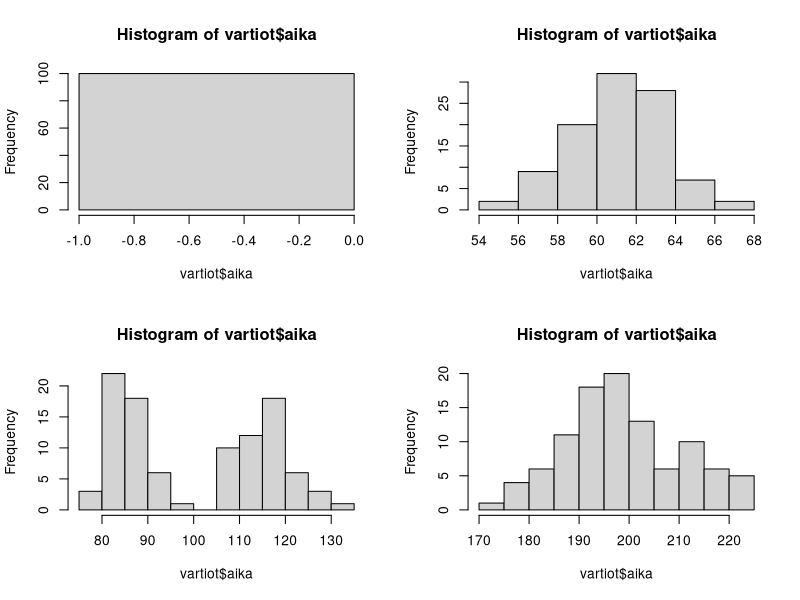

Write R code to recreate this figure.
## ---- chunk 1
lkm <- 100
vartionnimi <- paste("Vartio", 1:lkm)
aika <- replicate(lkm, 0)
vartiot <- data.frame(vartionnimi, aika)

simuloirasti <- function(ka_aika, hajauma, vartiot, suorituspisteet){
  
  vapaat_suorituspisteet <- suorituspisteet
  tilanne <- replicate(nrow(vartiot), "saapumatta")
  vartiot <- cbind(vartiot, tilanne)
  aloitusaika <- vartiot$aika[1] - 1
  kello = 0
  
  while(!all(vartiot$tilanne == "valmis") & kello < 10000){
    # Edistä rastin kelloa minuutilla
    kello <- kello + 1
    
    # Siirrä saapuvat vartiot odottamaan
    saapuvat <- (1:nrow(vartiot))[vartiot$aika <= kello & vartiot$tilanne == "saapumatta"]
    saapuvat <- saapuvat[!is.na(saapuvat)]
    if(length(saapuvat >= 1)){
      vartiot[, ]$tilanne <- "odottaa"
    }
    
    # Siirrä odottavat vartiot vapaille suorituspisteille
    # TODO Lisää jonotusvuorot
    if(vapaat_suorituspisteet >= 1 && any(vartiot$tilanne == "odottaa")){
      suorittamaan <- (1:nrow(vartiot))[vartiot$tilanne == "odottaa"][1:vapaat_suorituspisteet]
      suorittamaan <- suorittamaan[!is.na(suorittamaan)]
      
      if(length(suorittamaan) >= 1){
        vartiot[suorittamaan, ]$tilanne <- "suorittaa"
        vartiot[suorittamaan, ]$aika <- kello + rgamma(length(suorittamaan), shape = ka_aika/hajauma, scale = hajauma)
        vapaat_suorituspisteet <- vapaat_suorituspisteet - length(suorittamaan)
      }
    }
    

    # Siirrä valmiit vartiot pois suorituspisteiltä
    valmistuvat <- (1:nrow(vartiot))[vartiot$aika <= kello & vartiot$tilanne == "suorittaa"]
    valmistuvat <- valmistuvat[!is.na(valmistuvat)]
    vapaat_suorituspisteet <- vapaat_suorituspisteet + length(valmistuvat)
    if(length(valmistuvat >= 1)){
      vartiot[valmistuvat, ]$tilanne <- "valmis"
    }
    
  }
  return(subset(vartiot, select = -c(tilanne)))
}
par(mfrow=c(2,2))
hist(vartiot$aika)
vartiot <- simuloirasti(60, 0.1, vartiot, 100)
hist(vartiot$aika)
vartiot <- simuloirasti(30, 0.5, vartiot, 50)
hist(vartiot$aika)
vartiot <- simuloirasti(120, 1, vartiot, 100)
hist(vartiot$aika)


